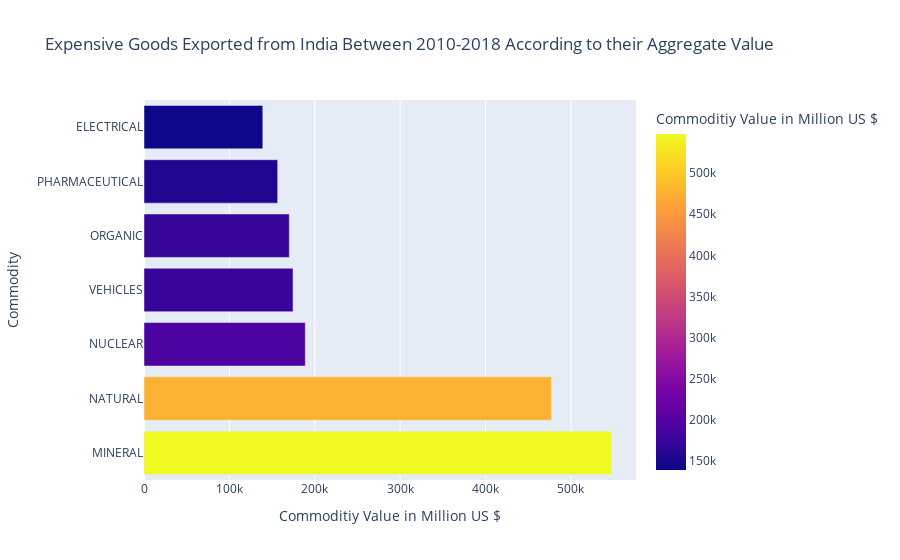

Notebook code for this chart:
### Code cell
# Top 7 Goods exported as per their aggregate values
df_export_temp['Commodity'] = df_export_temp['Commodity'].apply(lambda x:x.split()[0])
px.bar(data_frame=df_export_temp.head(7),y='Commodity', x='commodity_sum', orientation='h',
       color='commodity_sum', title='Expensive Goods Exported from India Between 2010-2018 According to their Aggregate Value',
       labels={'commodity_sum':'Commoditiy Value in Million US $'})

### Figure 1 — Plotly figure (JSON) as saved in the notebook; plotly's stock layout.template omitted (floating-point values rounded to 4 significant figures)
{"data": [{"alignmentgroup": "True", "hovertemplate": "Commoditiy Value in Million US $=%{marker.color}<br>Commodity=%{y}<extra></extra>", "legendgroup": "", "marker": {"color": [547500.0, 477200.0, 188900.0, 174600.0, 170200.0, 156600.0, 139200.0], "coloraxis": "coloraxis", "pattern": {"shape": ""}}, "name": "", "offsetgroup": "", "orientation": "h", "showlegend": false, "textposition": "auto", "type": "bar", "x": [547500.0, 477200.0, 188900.0, 174600.0, 170200.0, 156600.0, 139200.0], "xaxis": "x", "y": ["MINERAL", "NATURAL", "NUCLEAR", "VEHICLES", "ORGANIC", "PHARMACEUTICAL", "ELECTRICAL"], "yaxis": "y"}], "layout": {"barmode": "relative", "coloraxis": {"colorbar": {"title": {"text": "Commoditiy Value in Million US $"}}, "colorscale": [[0, "#0d0887"], [0.1111, "#46039f"], [0.2222, "#7201a8"], [0.3333, "#9c179e"], [0.4444, "#bd3786"], [0.5556, "#d8576b"], [0.6667, "#ed7953"], [0.7778, "#fb9f3a"], [0.8889, "#fdca26"], [1, "#f0f921"]]}, "legend": {"tracegroupgap": 0}, "title": {"text": "Expensive Goods Exported from India Between 2010-2018 According to their Aggregate Value"}, "xaxis": {"anchor": "y", "domain": [0, 1], "title": {"text": "Commoditiy Value in Million US $"}}, "yaxis": {"anchor": "x", "domain": [0, 1], "title": {"text": "Commodity"}}}}
